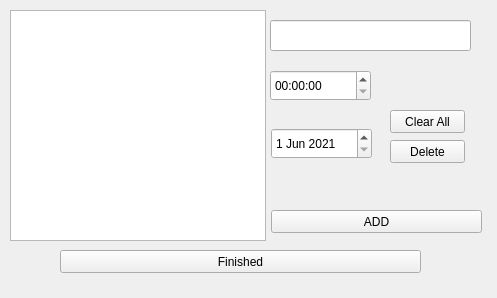
<?xml version="1.0" encoding="UTF-8"?>
<ui version="4.0">
 <class>MainWindow</class>
 <widget class="QMainWindow" name="MainWindow">
  <property name="geometry">
   <rect>
    <x>0</x>
    <y>0</y>
    <width>497</width>
    <height>298</height>
   </rect>
  </property>
  <property name="windowTitle">
   <string>TODO</string>
  </property>
  <property name="windowIcon">
   <iconset>
    <normaloff>icon.png</normaloff>icon.png</iconset>
  </property>
  <widget class="QWidget" name="centralwidget">
   <widget class="QPushButton" name="add_button">
    <property name="geometry">
     <rect>
      <x>271</x>
      <y>210</y>
      <width>211</width>
      <height>23</height>
     </rect>
    </property>
    <property name="text">
     <string>ADD</string>
    </property>
   </widget>
   <widget class="QListWidget" name="listWidget">
    <property name="geometry">
     <rect>
      <x>10</x>
      <y>10</y>
      <width>256</width>
      <height>231</height>
     </rect>
    </property>
   </widget>
   <widget class="QDateEdit" name="dateEdit">
    <property name="geometry">
     <rect>
      <x>271</x>
      <y>128</y>
      <width>101</width>
      <height>31</height>
     </rect>
    </property>
    <property name="maximumDateTime">
     <datetime>
      <hour>23</hour>
      <minute>59</minute>
      <second>59</second>
      <year>9999</year>
      <month>12</month>
      <day>18</day>
     </datetime>
    </property>
    <property name="date">
     <date>
      <year>2021</year>
      <month>6</month>
      <day>1</day>
     </date>
    </property>
   </widget>
   <widget class="QTimeEdit" name="timeEdit">
    <property name="geometry">
     <rect>
      <x>270</x>
      <y>70</y>
      <width>101</width>
      <height>31</height>
     </rect>
    </property>
   </widget>
   <widget class="QLineEdit" name="entry">
    <property name="geometry">
     <rect>
      <x>270</x>
      <y>20</y>
      <width>201</width>
      <height>31</height>
     </rect>
    </property>
   </widget>
   <widget class="QPushButton" name="del_button">
    <property name="geometry">
     <rect>
      <x>390</x>
      <y>140</y>
      <width>75</width>
      <height>23</height>
     </rect>
    </property>
    <property name="text">
     <string>Delete</string>
    </property>
   </widget>
   <widget class="QPushButton" name="clear_all">
    <property name="geometry">
     <rect>
      <x>390</x>
      <y>110</y>
      <width>75</width>
      <height>23</height>
     </rect>
    </property>
    <property name="text">
     <string>Clear All</string>
    </property>
   </widget>
   <widget class="QPushButton" name="finish">
    <property name="geometry">
     <rect>
      <x>60</x>
      <y>250</y>
      <width>361</width>
      <height>23</height>
     </rect>
    </property>
    <property name="text">
     <string>Finished</string>
    </property>
   </widget>
  </widget>
 </widget>
 <resources/>
 <connections/>
</ui>
